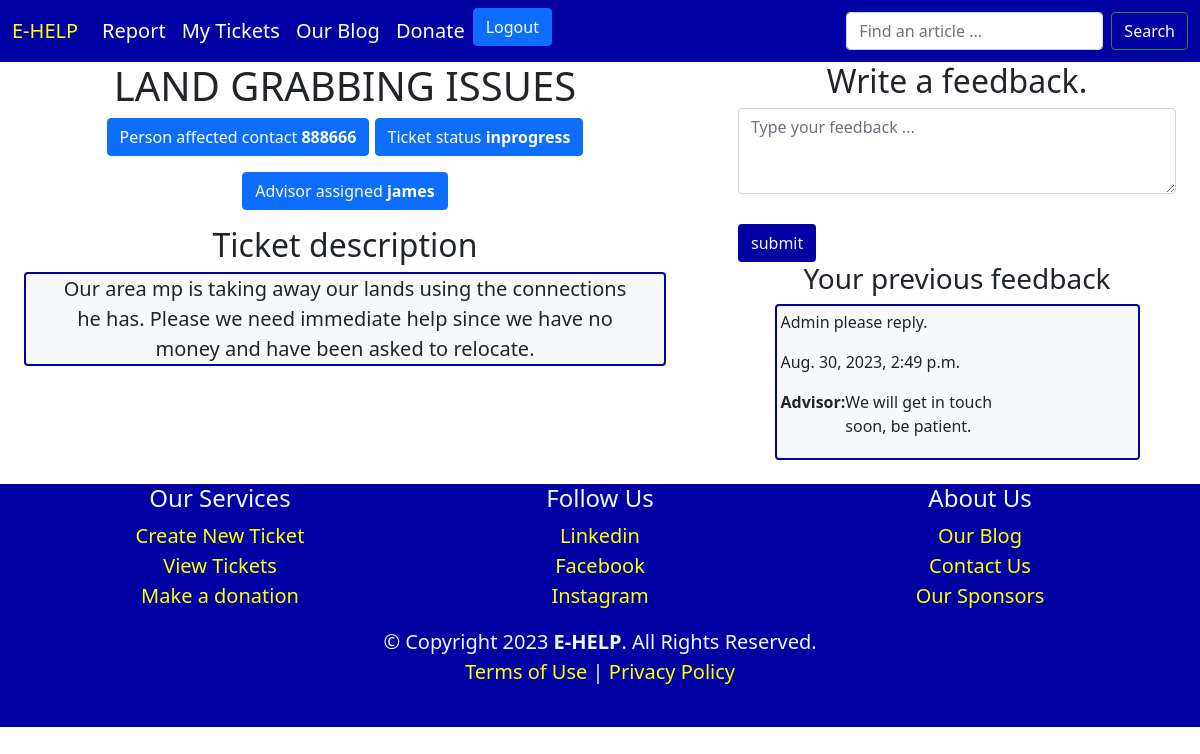
The app's page /tickets/7601a1b0-3046-4527-a56e-9064fbf2a028/ (signed in) with its own data.
### core/models.py (models this page shows, shortened)
class Ticket(models.Model):
    OPEN = 'open'
    INPROGRESS = 'inprogress'
    CLOSED = 'closed'
    TICKET_STATUS = (
        (OPEN, 'open'),
        (INPROGRESS, 'inprogress'),
        (CLOSED, 'closed'),
    )
    owner = models.CharField(max_length=50, null=True, blank=True)
    location = models.TextField(null=True, blank=True)
    advisor_assigned = models.CharField(max_length=50, null=True, blank=True)
    contact_number = models.CharField(max_length=100)
    affected_person_contact = models.CharField(max_length=100, null=True, blank=True)
    open_date = models.DateTimeField(auto_now_add=True)
    status = models.CharField(max_length=10, choices=TICKET_STATUS, default=OPEN)
    title = models.CharField(max_length=150, null=True, blank=True)
    ticket_id = models.UUIDField(default=uuid.uuid4, primary_key=True, unique=True, editable=False)
    description = models.TextField(null=True, blank=True)
    class Meta:
        ordering = ['-open_date']

class Feedback(models.Model):
    ticket = models.ForeignKey(Ticket, on_delete=models.CASCADE, related_name='feedbacks')
    submitted_by = models.CharField(max_length=50, null=True, blank=True)
    content = models.TextField()
    date_created = models.DateTimeField(auto_now_add=True)
    reply = models.TextField(null=True, blank=True)
    reply_created_on = models.DateTimeField(auto_now=True)
    class Meta:
        ordering = ['-date_created']

### core/views.py (the view, shortened to what this page needs)
# urls.py: path('tickets/<str:ticket_id>/', views.ticket_detail, name='ticket-detail'),
@login_required(login_url="login-user")
def ticket_detail(request, ticket_id):
    owner = request.user.username
    ticket = get_object_or_404(Ticket, ticket_id=ticket_id, owner=owner)
    previous_feedbacks = Feedback.objects.filter(submitted_by=ticket.owner).filter(ticket=ticket)#.order_by('-date_created')
    context = {
        'ticket':ticket,
        'previous_feedbacks':previous_feedbacks,
    }
    return render(request, 'core/ticket-detail.html', context)

### core/templates/core/ticket-detail.html (shortened to what this page needs)
<!DOCTYPE html>
<html lang="en">
<head>
    <link href="https://cdn.jsdelivr.net/npm/bootstrap@5.0.2/dist/css/bootstrap.min.css" rel="stylesheet">
</head>
<body>
    {% include 'core/navbar.html' %}
    <div class="row">
        <div class="col-sm-7 fs-5">
            <div class="container text-center">
            <h1>{{ ticket.title }}</h1>
            <p class="btn btn-primary">Person affected contact <strong>{{ ticket.affected_person_contact }}</strong></p>
            <p class="btn btn-primary">Ticket status <strong>{{ ticket.status }} </strong></p>
            <p class="btn btn-primary">Advisor assigned <strong>{{ ticket.advisor_assigned }} </strong></p>
            <h2>Ticket description</h2>
            <div class="container bg-light rounded" style="border: 2px solid #0000A3;">
                {{ ticket.description }}
            </div>
            <br>
            </div>
        </div>
        <div class="col-sm-5">
            <div class="container">
                {% if ticket.status == "inprogress" %}
                <h2 class="text-center">Write a feedback.</h2>
                <div class="comment-form fs-5">
                    <div>
                     <form method="POST" action="">
                        <textarea class="form-control" rows="3" placeholder="Type your feedback ..." id="content" name="content" required></textarea>
                        <br>
                        <input class="btn" style="background-color: #0000A3; color: aliceblue;" type="submit" value="submit">
                     </form>
                    </div>
                </div>
                <h3 class="text-center">Your previous feedback</h3>
                {% for previous_feedback in previous_feedbacks %}
                <div class="container col-sm-10 bg-light rounded p-1" style="border: 2px solid #0000A3;">
                <p>{{ previous_feedback.content }}</p>
                <p>{{ previous_feedback.date_created }}</p>
                {% if previous_feedback.reply and previous_feedback.reply.strip %}
                <div class="col-sm-8">
                    <div class="row">
                        <div class="col-sm-3">
                            <p><strong>Advisor:</strong></p>
                        </div>
                        <div class="col-sm-9 rounded">
                            <p>{{ previous_feedback.reply }}</p>
                        </div>
                    </div>
                </div>
                {% endif %}
                </div>
                <br>
                {% empty %}
                <h3 class="text-center">No feedback submitted.</h3>
                {% endfor %}
                {% else %}
                <br>
                <h2 class="text-center fs-4">Feedback submission not available for tickets in open or closed status.</h2>
                {% endif %}
            </div>
        </div>
    </div>
    {% include 'core/footer.html' %}
</body>
</html>

### records on screen
Ticket: title "LAND GRABBING ISSUES", affected_person_contact "888666", status "inprogress", advisor_assigned "james", description "Our area mp is taking away our lands using the connections he has. Please we need immediate help since we have no money and have been asked to relocate."
Feedback: content "Admin please reply.", date_created "Aug. 30, 2023, 2:49 p.m.", reply "We will get in touch soon, be patient."
